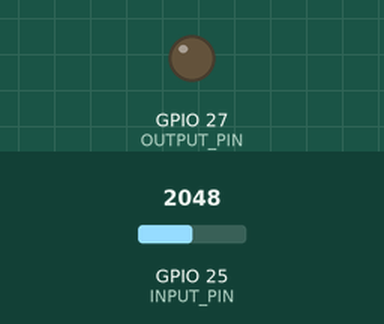
This sketch was run on a simulated ESP32. Parts: output pins drawn as LEDs (lit = HIGH). Inputs (shaded band) come from the test bench; at power-on: GPIO 25 (INPUT_PIN) = 2048. USB keyboard and mouse output is not drawn; what the sketch prints to the serial monitor is not drawn.

Above: at 0.2 s.
At 45.4 s:
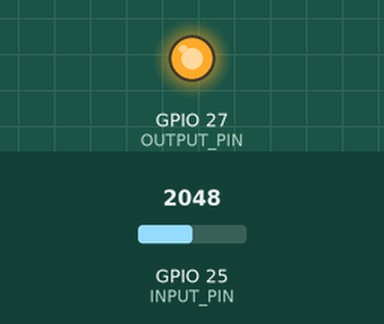
Timing chart, 0 to 46.9 s (numbered marks = the images above):
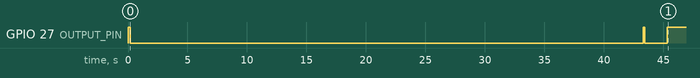

The sketch:

EOGPhotoCaptureBLE.ino
```cpp
// Eye Blink (EOG) Photo capture using ESP32 - BioAmp EXG Pill
// https://github.com/upsidedownlabs/BioAmp-EXG-Pill

// Upside Down Labs invests time and resources providing this open source code,
// please support Upside Down Labs and open-source hardware by purchasing
// products from Upside Down Labs!

// Copyright (c) 2021 Upside Down Labs - contact@upsidedownlabs.tech

// Permission is hereby granted, free of charge, to any person obtaining a copy
// of this software and associated documentation files (the "Software"), to deal
// in the Software without restriction, including without limitation the rights
// to use, copy, modify, merge, publish, distribute, sublicense, and/or sell
// copies of the Software, and to permit persons to whom the Software is
// furnished to do so, subject to the following conditions:

// The above copyright notice and this permission notice shall be included in all
// copies or substantial portions of the Software.

// THE SOFTWARE IS PROVIDED "AS IS", WITHOUT WARRANTY OF ANY KIND, EXPRESS OR
// IMPLIED, INCLUDING BUT NOT LIMITED TO THE WARRANTIES OF MERCHANTABILITY,
// FITNESS FOR A PARTICULAR PURPOSE AND NONINFRINGEMENT. IN NO EVENT SHALL THE
// AUTHORS OR COPYRIGHT HOLDERS BE LIABLE FOR ANY CLAIM, DAMAGES OR OTHER
// LIABILITY, WHETHER IN AN ACTION OF CONTRACT, TORT OR OTHERWISE, ARISING FROM,
// OUT OF OR IN CONNECTION WITH THE SOFTWARE OR THE USE OR OTHER DEALINGS IN THE
// SOFTWARE.

#include <math.h>
#include <BleKeyboard.h>

#define SAMPLE_RATE 75
#define BAUD_RATE 115200
#define INPUT_PIN 25
#define OUTPUT_PIN 27
#define DATA_LENGTH 20
BleKeyboard bleKeyboard;

int data_index = 0;
bool peak = false;

void setup() {
	// Serial connection begin
	Serial.begin(BAUD_RATE);
	// Ble keyboard begin
	bleKeyboard.begin();
	// Setup Input & Output pin
	pinMode(OUTPUT_PIN, OUTPUT);
	pinMode(INPUT_PIN, INPUT);
}

void loop() {
	// Calculate elapsed time
	static unsigned long past = 0;
	unsigned long present = micros();
	unsigned long interval = present - past;
	past = present;
	// Run timer
	static long timer = 0;
	timer -= interval;

	// Sample
  if(timer < 0){
    timer += 1000000 / SAMPLE_RATE;
    // Sample and Nomalize input data (-1 to 1)
    float sensor_value = analogRead(INPUT_PIN);
    float signal = EOGFilter(sensor_value)/512;
    // Get peak
    peak = Getpeak(signal);
    // Print sensor_value and peak
    Serial.print(signal);
    Serial.print(",");
    Serial.println(peak);
    Serial.print("Sensor value: ");
    Serial.print(sensor_value);
    Serial.println("");
    // Blink LED on peak
    digitalWrite(OUTPUT_PIN, peak);
    //To click photo
    if(peak){
      bleKeyboard.press(KEY_MEDIA_VOLUME_UP);
      bleKeyboard.release(KEY_MEDIA_VOLUME_UP);
    }
  }
}

bool Getpeak(float new_sample) {
	// Buffers for data, mean, and standard deviation
	static float data_buffer[DATA_LENGTH];
	static float mean_buffer[DATA_LENGTH];
	static float standard_deviation_buffer[DATA_LENGTH];

	// Check for peak
	if (new_sample - mean_buffer[data_index] > (DATA_LENGTH*1.2) * standard_deviation_buffer[data_index]) {
		data_buffer[data_index] = new_sample + data_buffer[data_index];
		peak = true;
	} else {
		data_buffer[data_index] = new_sample;
		peak = false;
	}

	// Calculate mean
	float sum = 0.0, mean, standard_deviation = 0.0;
	for (int i = 0; i < DATA_LENGTH; ++i){
		sum += data_buffer[(data_index + i) % DATA_LENGTH];
	}
	mean = sum/DATA_LENGTH;

	// Calculate standard deviation
	for (int i = 0; i < DATA_LENGTH; ++i){
		standard_deviation += pow(data_buffer[(i) % DATA_LENGTH] - mean, 2);
	}

	// Update mean buffer
	mean_buffer[data_index] = mean;

	// Update standard deviation buffer
	standard_deviation_buffer[data_index] =  sqrt(standard_deviation/DATA_LENGTH);

	// Update data_index
	data_index = (data_index+1)%DATA_LENGTH;

	// Return peak
	return peak;
}

// Band-Pass Butterworth IIR digital filter, generated using filter_gen.py.
// Sampling rate: 75.0 Hz, frequency: [0.5, 19.5] Hz.
// Filter is order 4, implemented as second-order sections (biquads).
// Reference:
// https://docs.scipy.org/doc/scipy/reference/generated/scipy.signal.butter.html
// https://courses.ideate.cmu.edu/16-223/f2020/Arduino/FilterDemos/filter_gen.py
float EOGFilter(float input)
{
  float output = input;
  {
    static float z1, z2; // filter section state
    float x = output - 0.02977423*z1 - 0.04296318*z2;
    output = 0.09797471*x + 0.19594942*z1 + 0.09797471*z2;
    z2 = z1;
    z1 = x;
  }
  {
    static float z1, z2; // filter section state
    float x = output - 0.08383952*z1 - 0.46067709*z2;
    output = 1.00000000*x + 2.00000000*z1 + 1.00000000*z2;
    z2 = z1;
    z1 = x;
  }
  {
    static float z1, z2; // filter section state
    float x = output - -1.92167271*z1 - 0.92347975*z2;
    output = 1.00000000*x + -2.00000000*z1 + 1.00000000*z2;
    z2 = z1;
    z1 = x;
  }
  {
    static float z1, z2; // filter section state
    float x = output - -1.96758891*z1 - 0.96933514*z2;
    output = 1.00000000*x + -2.00000000*z1 + 1.00000000*z2;
    z2 = z1;
    z1 = x;
  }
  return output;
}
```

Measured:
- by itself, GPIO 27 (OUTPUT_PIN): goes HIGH 0.19 s, LOW 43.1 s, HIGH 0.12 s, LOW 1.9 s, then HIGH
